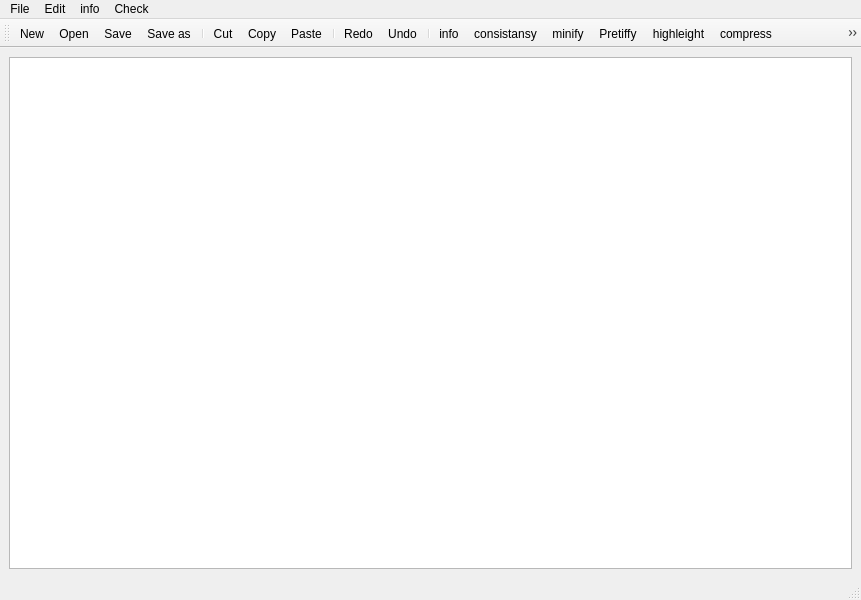
<?xml version="1.0" encoding="UTF-8"?>
<ui version="4.0">
 <class>MainWindow</class>
 <widget class="QMainWindow" name="MainWindow">
  <property name="geometry">
   <rect>
    <x>0</x>
    <y>0</y>
    <width>861</width>
    <height>600</height>
   </rect>
  </property>
  <property name="windowTitle">
   <string>MainWindow</string>
  </property>
  <widget class="QWidget" name="centralwidget">
   <layout class="QGridLayout" name="gridLayout">
    <item row="0" column="0">
     <widget class="QTextEdit" name="textEdit">
      <property name="maximumSize">
       <size>
        <width>1000</width>
        <height>1000</height>
       </size>
      </property>
     </widget>
    </item>
   </layout>
  </widget>
  <widget class="QMenuBar" name="menubar">
   <property name="geometry">
    <rect>
     <x>0</x>
     <y>0</y>
     <width>861</width>
     <height>20</height>
    </rect>
   </property>
   <widget class="QMenu" name="menuFile">
    <property name="title">
     <string>File</string>
    </property>
    <addaction name="actionNew"/>
    <addaction name="actionOpen"/>
    <addaction name="separator"/>
    <addaction name="separator"/>
    <addaction name="separator"/>
    <addaction name="actionSave"/>
    <addaction name="actionSave_as"/>
   </widget>
   <widget class="QMenu" name="menuinfo">
    <property name="title">
     <string>info</string>
    </property>
    <addaction name="actioninfo"/>
   </widget>
   <widget class="QMenu" name="menuEdit">
    <property name="title">
     <string>Edit</string>
    </property>
    <addaction name="actionCut"/>
    <addaction name="actionCopy"/>
    <addaction name="actionPaste"/>
    <addaction name="separator"/>
    <addaction name="actionRedo"/>
    <addaction name="actionUndo"/>
   </widget>
   <widget class="QMenu" name="menuCheck">
    <property name="title">
     <string>Check</string>
    </property>
    <addaction name="actionconsistansy"/>
    <addaction name="actionminify"/>
    <addaction name="actionJson"/>
    <addaction name="actionPretiffy"/>
    <addaction name="actionhighleight"/>
    <addaction name="actioncompress"/>
    <addaction name="actiondecompress"/>
    <addaction name="actionFix_Xml"/>
    <addaction name="actionGraph"/>
   </widget>
   <addaction name="menuFile"/>
   <addaction name="menuEdit"/>
   <addaction name="menuinfo"/>
   <addaction name="menuCheck"/>
  </widget>
  <widget class="QStatusBar" name="statusbar"/>
  <widget class="QToolBar" name="toolBar">
   <property name="windowTitle">
    <string>toolBar</string>
   </property>
   <attribute name="toolBarArea">
    <enum>TopToolBarArea</enum>
   </attribute>
   <attribute name="toolBarBreak">
    <bool>false</bool>
   </attribute>
   <addaction name="actionNew"/>
   <addaction name="actionOpen"/>
   <addaction name="actionSave"/>
   <addaction name="actionSave_as"/>
   <addaction name="separator"/>
   <addaction name="actionCut"/>
   <addaction name="actionCopy"/>
   <addaction name="actionPaste"/>
   <addaction name="separator"/>
   <addaction name="actionRedo"/>
   <addaction name="actionUndo"/>
   <addaction name="separator"/>
   <addaction name="actioninfo"/>
   <addaction name="actionconsistansy"/>
   <addaction name="actionminify"/>
   <addaction name="actionPretiffy"/>
   <addaction name="actionhighleight"/>
   <addaction name="actioncompress"/>
   <addaction name="actiondecompress"/>
   <addaction name="actionFix_Xml"/>
   <addaction name="actionJson"/>
   <addaction name="actionGraph"/>
  </widget>
  <action name="actionOpen">
   <property name="icon">
    <iconset resource="Resourse.qrc">
     <normaloff>:/rec/icons/open.png</normaloff>:/rec/icons/open.png</iconset>
   </property>
   <property name="text">
    <string>Open</string>
   </property>
  </action>
  <action name="actioninfo">
   <property name="icon">
    <iconset resource="Resourse.qrc">
     <normaloff>:/rec/icons/icon.png</normaloff>:/rec/icons/icon.png</iconset>
   </property>
   <property name="text">
    <string>info</string>
   </property>
  </action>
  <action name="actionNew">
   <property name="icon">
    <iconset resource="Resourse.qrc">
     <normaloff>:/rec/icons/add-file.png</normaloff>:/rec/icons/add-file.png</iconset>
   </property>
   <property name="text">
    <string>New</string>
   </property>
  </action>
  <action name="actionSave">
   <property name="icon">
    <iconset resource="Resourse.qrc">
     <normaloff>:/rec/icons/floppy-disk.png</normaloff>:/rec/icons/floppy-disk.png</iconset>
   </property>
   <property name="text">
    <string>Save</string>
   </property>
  </action>
  <action name="actionSave_as">
   <property name="icon">
    <iconset resource="Resourse.qrc">
     <normaloff>:/rec/icons/saveas.png</normaloff>:/rec/icons/saveas.png</iconset>
   </property>
   <property name="text">
    <string>Save as</string>
   </property>
  </action>
  <action name="actionCut">
   <property name="icon">
    <iconset resource="Resourse.qrc">
     <normaloff>:/rec/icons/cut2.png</normaloff>:/rec/icons/cut2.png</iconset>
   </property>
   <property name="text">
    <string>Cut</string>
   </property>
  </action>
  <action name="actionCopy">
   <property name="icon">
    <iconset resource="Resourse.qrc">
     <normaloff>:/rec/icons/copy.png</normaloff>:/rec/icons/copy.png</iconset>
   </property>
   <property name="text">
    <string>Copy</string>
   </property>
  </action>
  <action name="actionPaste">
   <property name="icon">
    <iconset resource="Resourse.qrc">
     <normaloff>:/rec/icons/paste.png</normaloff>:/rec/icons/paste.png</iconset>
   </property>
   <property name="text">
    <string>Paste</string>
   </property>
  </action>
  <action name="actionRedo">
   <property name="icon">
    <iconset resource="Resourse.qrc">
     <normaloff>:/rec/icons/redo.png</normaloff>:/rec/icons/redo.png</iconset>
   </property>
   <property name="text">
    <string>Redo</string>
   </property>
  </action>
  <action name="actionUndo">
   <property name="icon">
    <iconset resource="Resourse.qrc">
     <normaloff>:/rec/icons/undo.png</normaloff>:/rec/icons/undo.png</iconset>
   </property>
   <property name="text">
    <string>Undo</string>
   </property>
  </action>
  <action name="actionconsistansy">
   <property name="icon">
    <iconset resource="Resourse.qrc">
     <normaloff>:/rec/icons/cons.png</normaloff>:/rec/icons/cons.png</iconset>
   </property>
   <property name="text">
    <string>consistansy</string>
   </property>
  </action>
  <action name="actionminify">
   <property name="icon">
    <iconset resource="Resourse.qrc">
     <normaloff>:/rec/icons/minify.png</normaloff>:/rec/icons/minify.png</iconset>
   </property>
   <property name="text">
    <string>minify</string>
   </property>
  </action>
  <action name="actionJson">
   <property name="icon">
    <iconset resource="Resourse.qrc">
     <normaloff>:/rec/icons/to json.png</normaloff>:/rec/icons/to json.png</iconset>
   </property>
   <property name="text">
    <string>Json</string>
   </property>
  </action>
  <action name="actionPretiffy">
   <property name="icon">
    <iconset resource="Resourse.qrc">
     <normaloff>:/rec/icons/edit.png</normaloff>:/rec/icons/edit.png</iconset>
   </property>
   <property name="text">
    <string>Pretiffy</string>
   </property>
  </action>
  <action name="actionhighleight">
   <property name="text">
    <string>highleight</string>
   </property>
  </action>
  <action name="actioncompress">
   <property name="icon">
    <iconset resource="Resourse.qrc">
     <normaloff>:/rec/icons/compress.png</normaloff>:/rec/icons/compress.png</iconset>
   </property>
   <property name="text">
    <string>compress</string>
   </property>
  </action>
  <action name="actiondecompress">
   <property name="icon">
    <iconset resource="Resourse.qrc">
     <normaloff>:/rec/icons/decompress.png</normaloff>:/rec/icons/decompress.png</iconset>
   </property>
   <property name="text">
    <string>decompress</string>
   </property>
  </action>
  <action name="actionFix_Xml">
   <property name="text">
    <string>Fix Xml</string>
   </property>
  </action>
  <action name="actionGraph">
   <property name="text">
    <string>Graph</string>
   </property>
  </action>
 </widget>
 <resources>
  <include location="Resourse.qrc"/>
 </resources>
 <connections/>
</ui>
